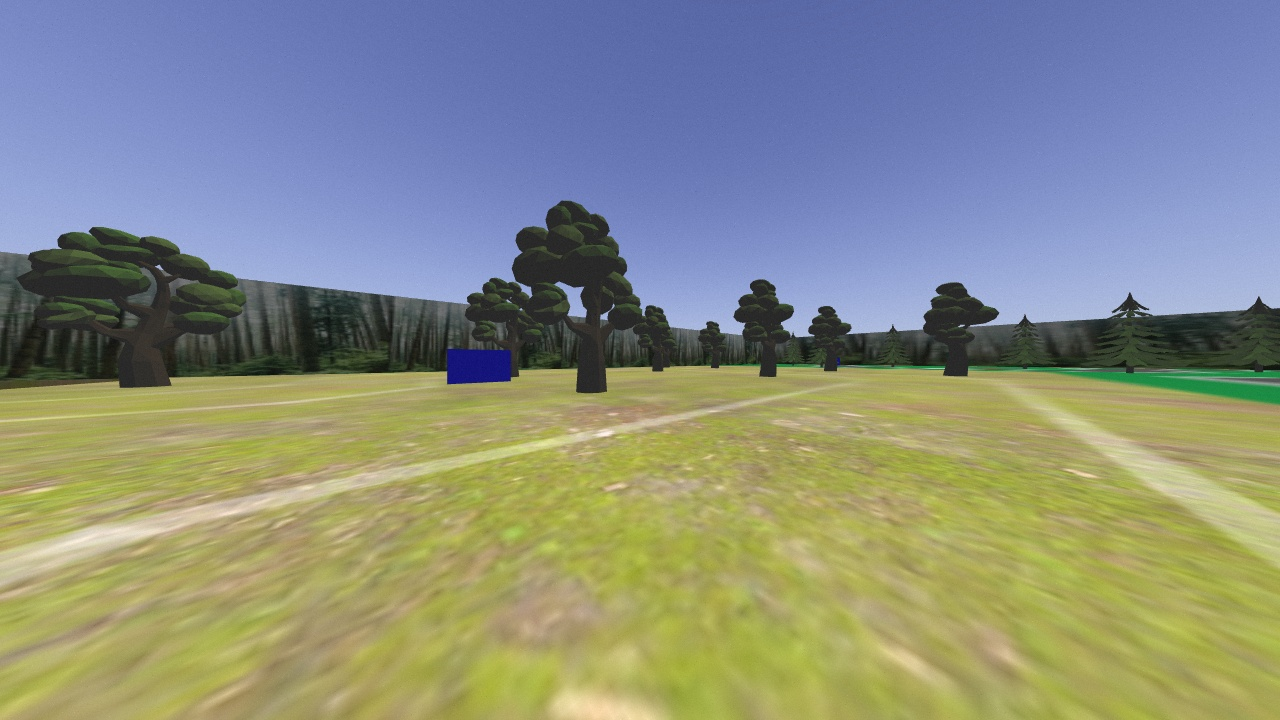
#> input picture 353_images/desert_img2.jpg, 1280 x 720 px
$ python annotate_desert.py
#> lines starting #> are read from the running program, lines starting #| are printed output that depends on the picture; after the words box and inside, x2 and y2 are one past the last pixel; in counts of white or black regions, pixels touching at a corner belong together
#!/usr/bin/python3

import cv2
import numpy as np

# img = cv2.imread('desert_img.jpg')
img = cv2.imread('desert_img2.jpg')
#> img is the input picture: shape (720, 1280, 3); mean B, G, R 130.4, 142.3, 137.2
cv2.imshow('image', img)
cv2.waitKey(0)
# cv2.imwrite('desert1/img1.jpg', img)
cv2.imwrite('desert2/img1.jpg', img)

uh = 37; us = 98; uv = 255
lh = 13; ls = 35; lv = 179
lower_hsv = np.array([lh, ls, lv])
upper_hsv = np.array([uh, us, uv])
hsv_img = cv2.cvtColor(img, cv2.COLOR_BGR2HSV)
#> hsv_img: shape (720, 1280, 3); mean H, S, V 65.5, 99.5, 168.3
mask = cv2.inRange(hsv_img, lower_hsv, upper_hsv)
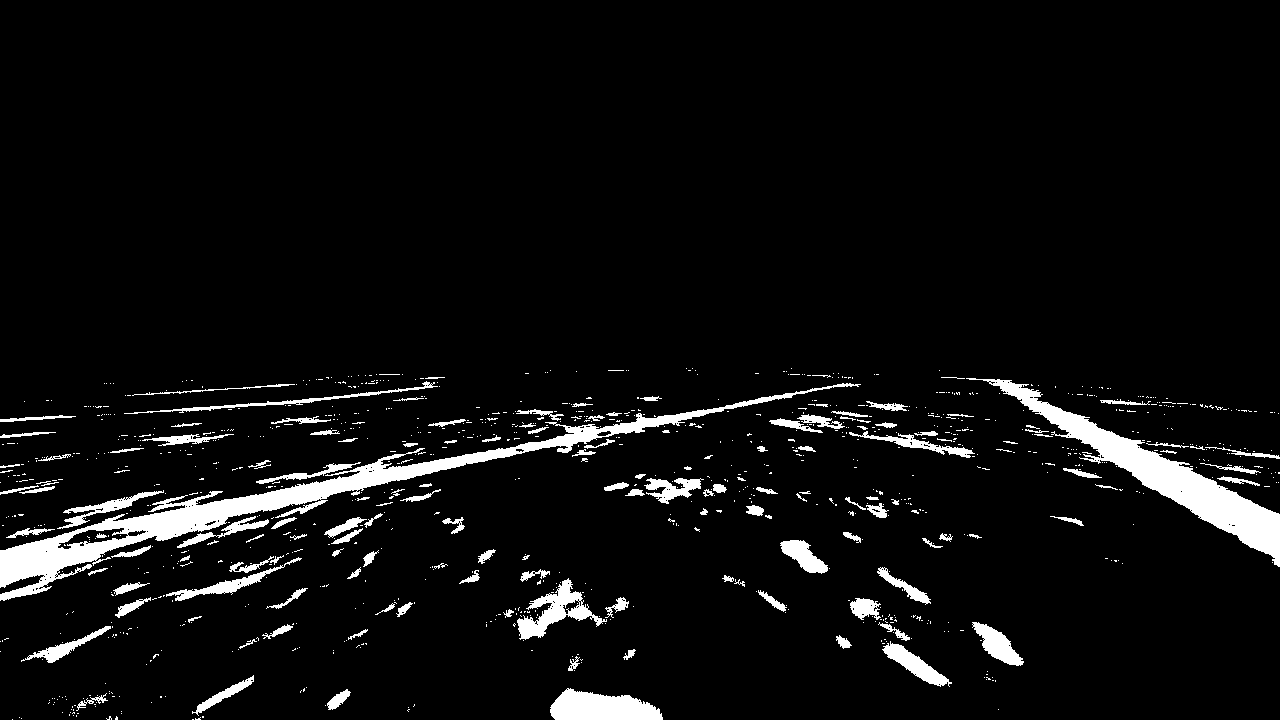
#> mask: shape (720, 1280); 5.7% white; 1046 white regions (899 under 20 px)
cv2.imshow('image', mask)
cv2.waitKey(0)
# cv2.imwrite('desert1/img2.jpg', mask)
cv2.imwrite('desert2/img2.jpg', mask)

contours, _ = cv2.findContours(mask, cv2.RETR_TREE, cv2.CHAIN_APPROX_SIMPLE)
#> contours = 1298 contours, 1186 with area under 20; largest, box (x1, y1, x2, y2) and area: (0, 383, 861, 601) 14184, (966, 378, 1280, 567) 8960, (550, 688, 663, 720) 2444, (517, 578, 607, 640) 1754, (882, 641, 952, 687) 962
# [4 lines of commented-out code are left out]

contour_colour_img = img.copy()
cv2.drawContours(contour_colour_img, contours, -1, (0, 255, 0), 2)
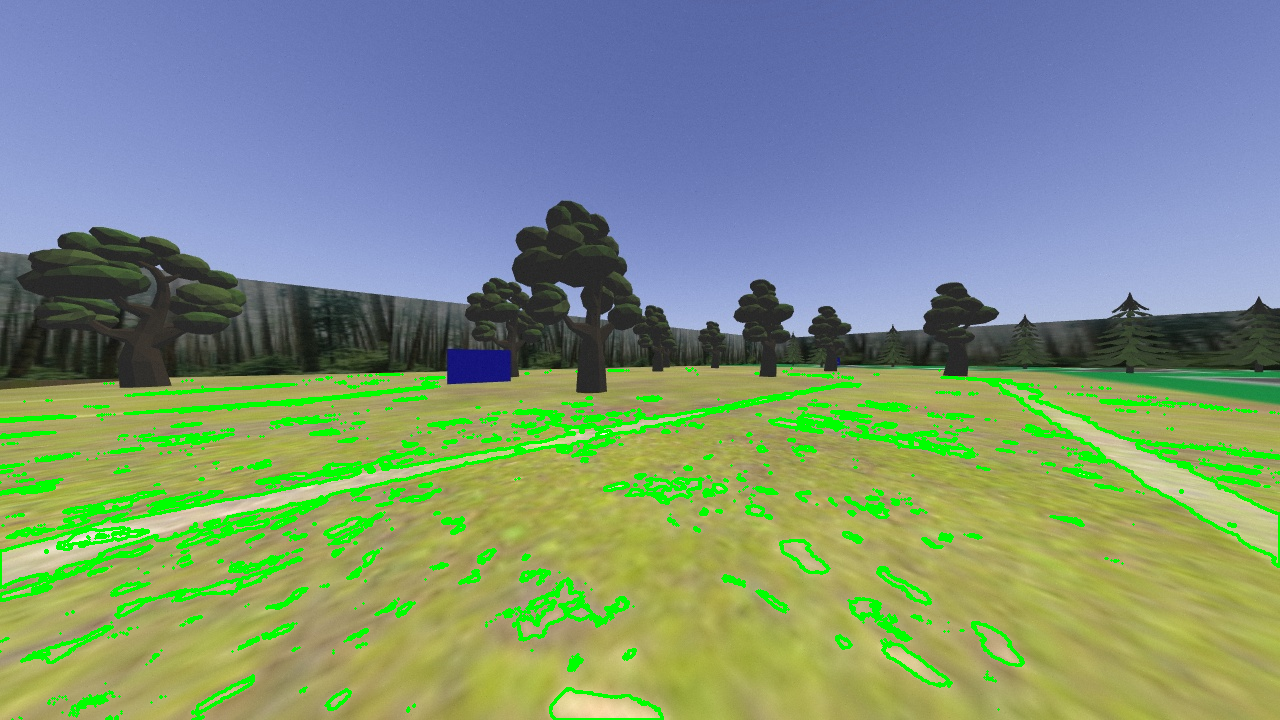
#> contour_colour_img: shape (720, 1280, 3); 6.03% of pixels changed, all inside (x1, y1, x2, y2) = (0, 367, 1280, 720)
cv2.imshow('image', contour_colour_img)
cv2.waitKey(0)
# cv2.imwrite('desert1/img3.jpg', contour_colour_img)
cv2.imwrite('desert2/img3.jpg', contour_colour_img)

contours = [cnt for cnt in contours if cv2.arcLength(cnt, True) > 750
                    and cv2.boundingRect(cnt)[3] > 125 ]
#> contours = 2 contours; box (x1, y1, x2, y2) and area: (0, 383, 861, 601) 14184, (966, 378, 1280, 567) 8960
filtered_contour_img = img.copy()
# filtered_contour_img = cv2.cvtColor(mask, cv2.COLOR_GRAY2BGR)
cv2.drawContours(filtered_contour_img, contours, -1, (0, 255, 0), 2)
#> filtered_contour_img: shape (720, 1280, 3); 1.28% of pixels changed, all inside (x1, y1, x2, y2) = (0, 377, 1280, 602)
cv2.imshow('image', filtered_contour_img)
cv2.waitKey(0)
# cv2.imwrite('desert1/img4.jpg', filtered_contour_img)
cv2.imwrite('desert2/img4.jpg', filtered_contour_img)

epsilon = 0.01 * cv2.arcLength(contours[0], True)
#> epsilon = 30.92
approx_cnts = [cv2.approxPolyDP(cnt, epsilon, True) for cnt in contours]
#> approx_cnts = 2 contours; box (x1, y1, x2, y2) and area: (0, 384, 861, 601) 21214, (966, 378, 1280, 567) 8200
approx_contour_img = img.copy()
cv2.drawContours(approx_contour_img, approx_cnts, -1, (0, 0, 255), 2)
cv2.imshow('image', approx_contour_img)
cv2.waitKey(0)
# cv2.imwrite('desert1/img5.jpg', approx_contour_img)
cv2.imwrite('desert2/img5.jpg', approx_contour_img)

blank_img = np.zeros_like(img)
pid_image = cv2.fillPoly(blank_img, approx_cnts, (255, 255, 255))
#> pid_image: shape (720, 1280, 3); 3.3% white; 2 white regions, box (x1, y1, x2, y2) and area: (0, 384, 861, 601) 22135, (966, 378, 1280, 567) 8542
cv2.imshow('image', pid_image)
cv2.waitKey(0)
# cv2.imwrite('desert1/img6.jpg', pid_image)
cv2.imwrite('desert2/img6.jpg', pid_image)

height, width = img.shape[:2]
#> height = 720; width = 1280
left = right = -1
buffer = 250
pid_image = cv2.cvtColor(pid_image, cv2.COLOR_BGR2GRAY)
for i in range(width):
    if pid_image[height - buffer, i] == 255 and left == -1:
        left = i
    elif pid_image[height - buffer, i] == 255 and left != -1:
        right = i
#> after the loop, left = 412
pid_image = cv2.cvtColor(pid_image, cv2.COLOR_GRAY2BGR)
cv2.line(pid_image, (0, height - buffer), (width, height - buffer), (0, 255, 0), 3)
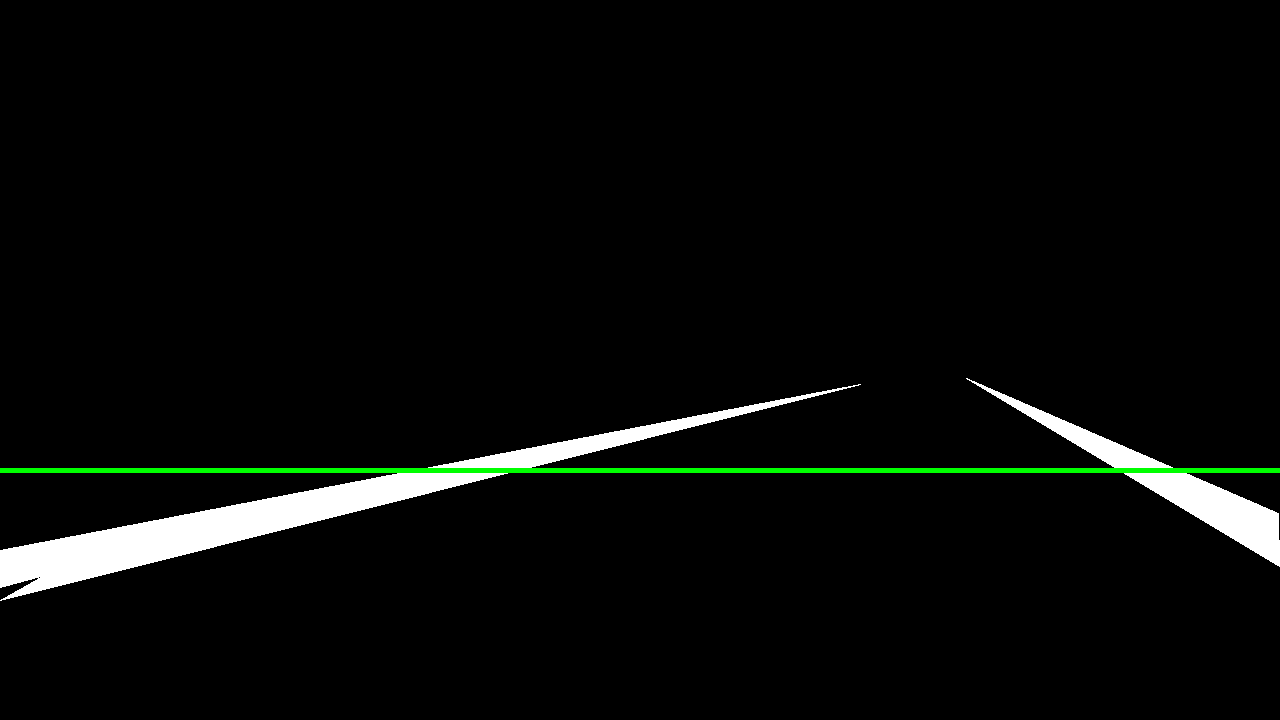
#> pid_image: shape (720, 1280, 3); mean B, G, R 8.3, 10, 8.3
cv2.circle(pid_image, (left, height - buffer), 8, (0, 0, 255), -1)
#> pid_image: shape (720, 1280, 3); 0.02% of pixels changed, all inside (x1, y1, x2, y2) = (404, 462, 421, 479)
cv2.circle(pid_image, (right, height - buffer), 8, (0, 0, 255), -1)
#> pid_image: shape (720, 1280, 3); mean B, G, R 8.2, 9.9, 8.3
cv2.imshow('image', pid_image)
cv2.waitKey(0)
# cv2.imwrite('desert1/img7.jpg', pid_image)
cv2.imwrite('desert2/img7.jpg', pid_image)

centre = (left + right) // 2
#> centre = 795
cv2.line(img, (0, height - buffer), (width, height - buffer), (0, 255, 0), 3)
cv2.circle(img, (left, height - buffer), 8, (0, 0, 255), -1)
#> img: shape (720, 1280, 3); mean B, G, R 129.7, 142.9, 136
cv2.circle(img, (right, height - buffer), 8, (0, 0, 255), -1)
#> img: shape (720, 1280, 3); mean B, G, R 129.7, 142.9, 136
cv2.circle(img, (centre, height - buffer), 8, (0, 0, 255), -1)
#> img: shape (720, 1280, 3); mean B, G, R 129.6, 142.8, 136.1
cv2.line(img, (width // 2, 0), (width // 2, height), (0, 255, 0), 3)
cv2.line(img, (centre, height - buffer), (width // 2, height - buffer), (255, 0, 0), 3)
cv2.putText(img, "error", (width // 2 + 10, height - buffer - 15), cv2.FONT_HERSHEY_SIMPLEX, 1.4, (255, 0, 0), 3)
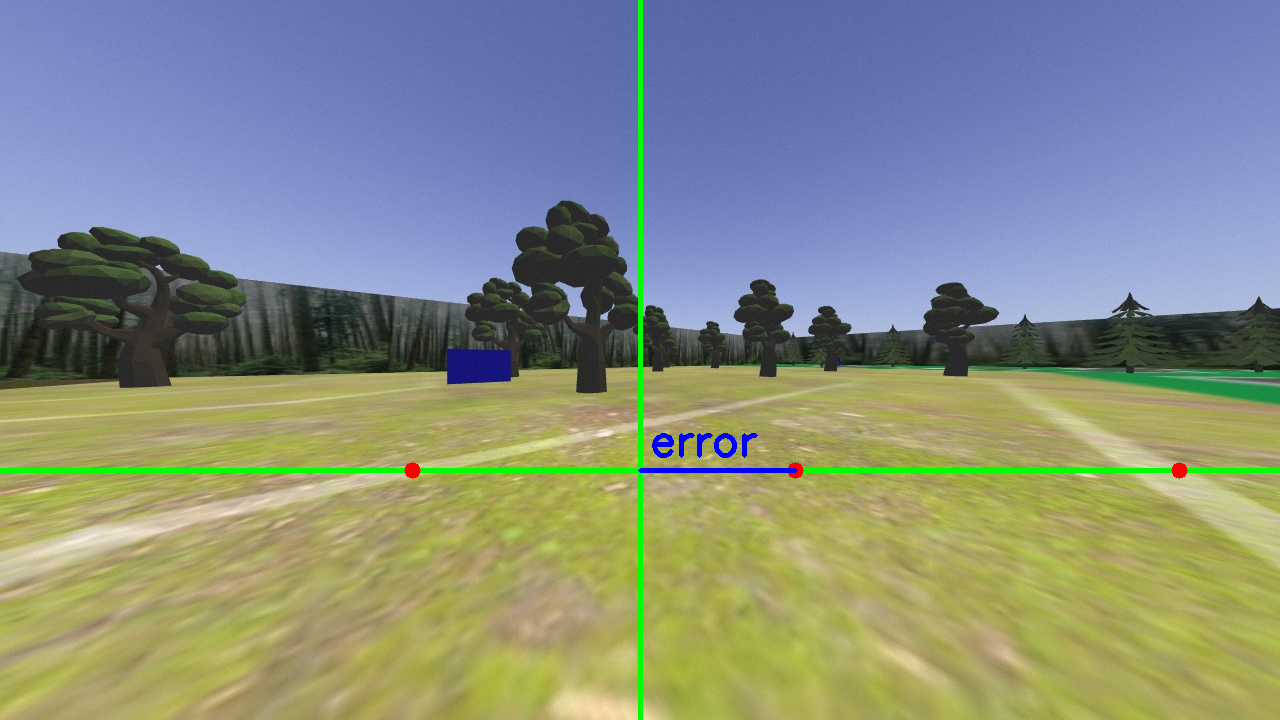
#> img: shape (720, 1280, 3); mean B, G, R 129.6, 142.9, 135.3
cv2.imshow('image', img)
cv2.waitKey(0)
# cv2.imwrite('desert1/img8.jpg', img)
cv2.imwrite('desert2/img8.jpg', img)

$ run again, with 353_images/desert_img.jpg copied over 353_images/desert_img2.jpg
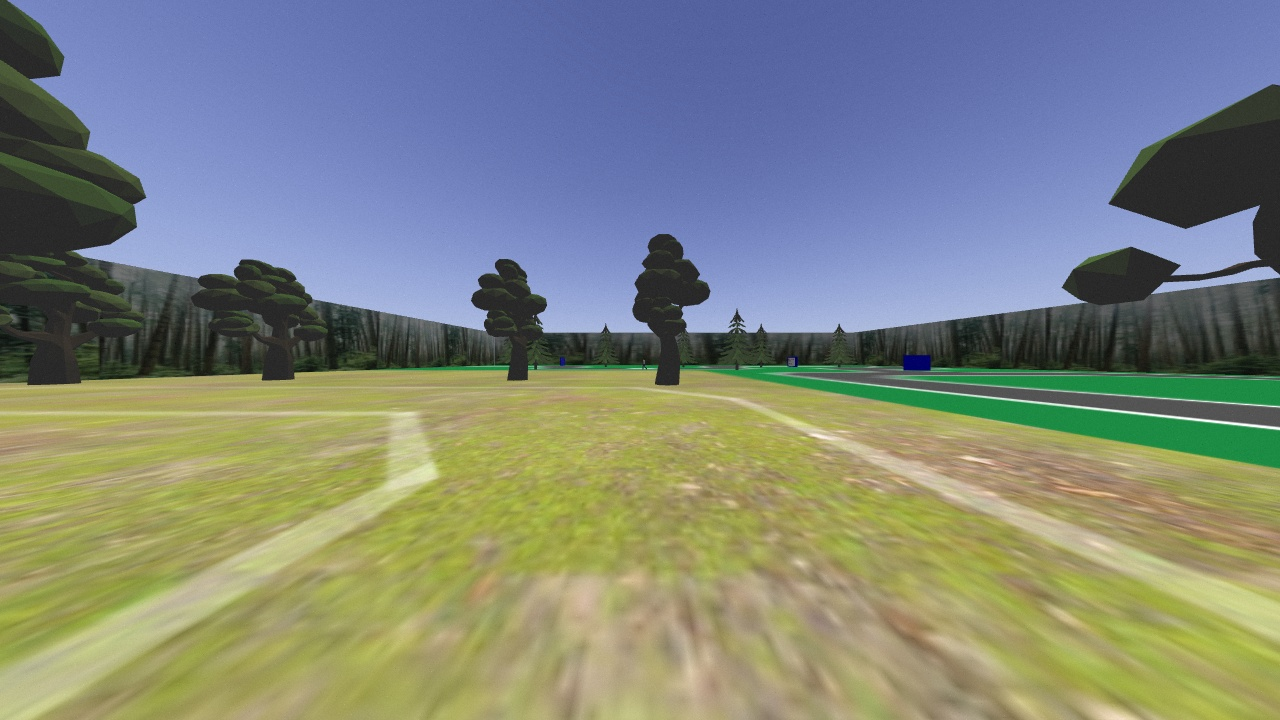
#> input picture 353_images/desert_img.jpg, 1280 x 720 px
#> img is the input picture: shape (720, 1280, 3); mean B, G, R 124.8, 134.8, 128.3
#> hsv_img: shape (720, 1280, 3); mean H, S, V 63.4, 94.3, 158.9
#> `mask = cv2.inRange(hsv_img, lower_hsv, upper_hsv)`:
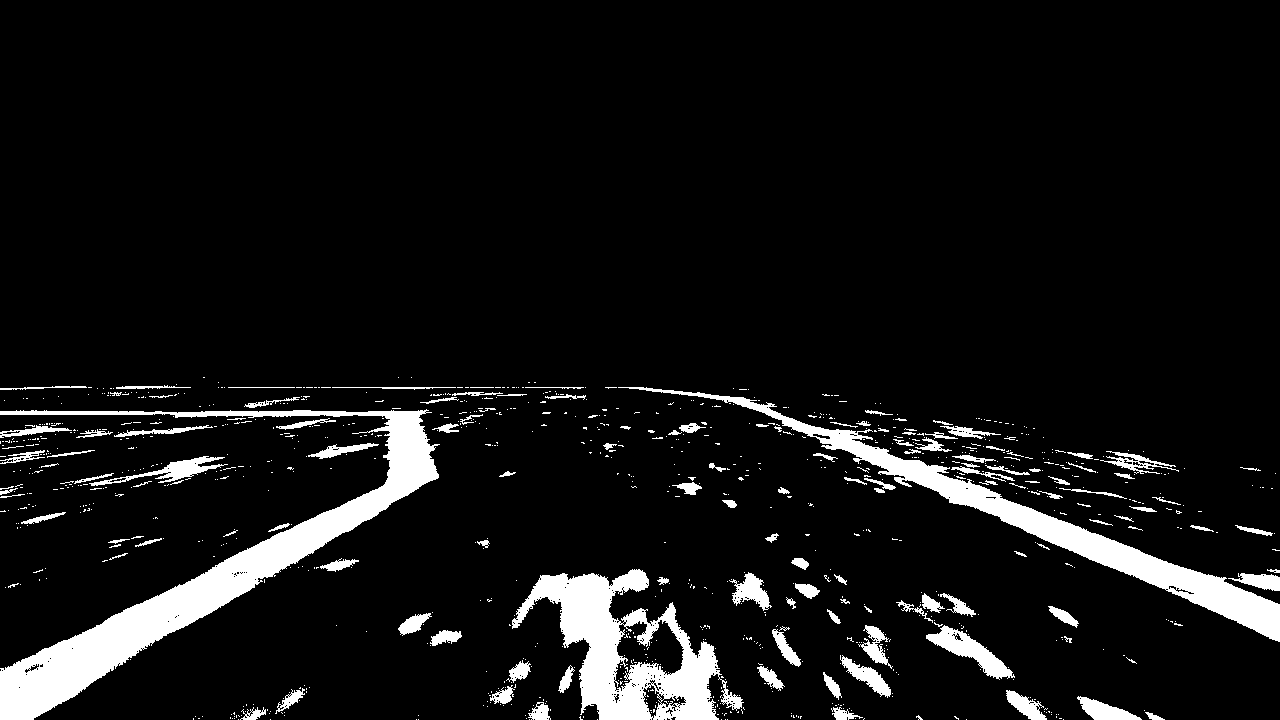
#> mask: shape (720, 1280); 7.9% white; 1001 white regions (865 under 20 px)
#> `contours, _ = cv2.findContours(mask, cv2.RETR_TREE, cv2.CHAIN_APPROX_S..`: contours = 1423 contours, 1313 with area under 20; largest, box (x1, y1, x2, y2) and area: (0, 409, 440, 720) 21752, (512, 569, 744, 720) 16426, (618, 387, 1280, 642) 12882, (613, 619, 685, 692) 2694, (926, 625, 1015, 680) 1500
#> contour_colour_img: shape (720, 1280, 3); 6.14% of pixels changed, all inside (x1, y1, x2, y2) = (0, 376, 1280, 720)
#> `contours = [cnt for cnt in contours if cv2.arcLength(cnt, True) > 750 ..`: contours = 3 contours; box (x1, y1, x2, y2) and area: (0, 409, 440, 720) 21752, (512, 569, 744, 720) 16426, (618, 387, 1280, 642) 12882
#> filtered_contour_img: shape (720, 1280, 3); 1.76% of pixels changed, all inside (x1, y1, x2, y2) = (0, 386, 1280, 720)
#> epsilon = 13.77
#> approx_cnts = 3 contours; box (x1, y1, x2, y2) and area: (0, 411, 438, 720) 23044, (512, 570, 744, 720) 17032, (618, 387, 1280, 642) 11676
#> after the loop `for i in range(width):`: left = 384
#> centre = 658
#> `cv2.putText(img, "error", (width // 2 + 10, height - buffer - 15), cv2..`:
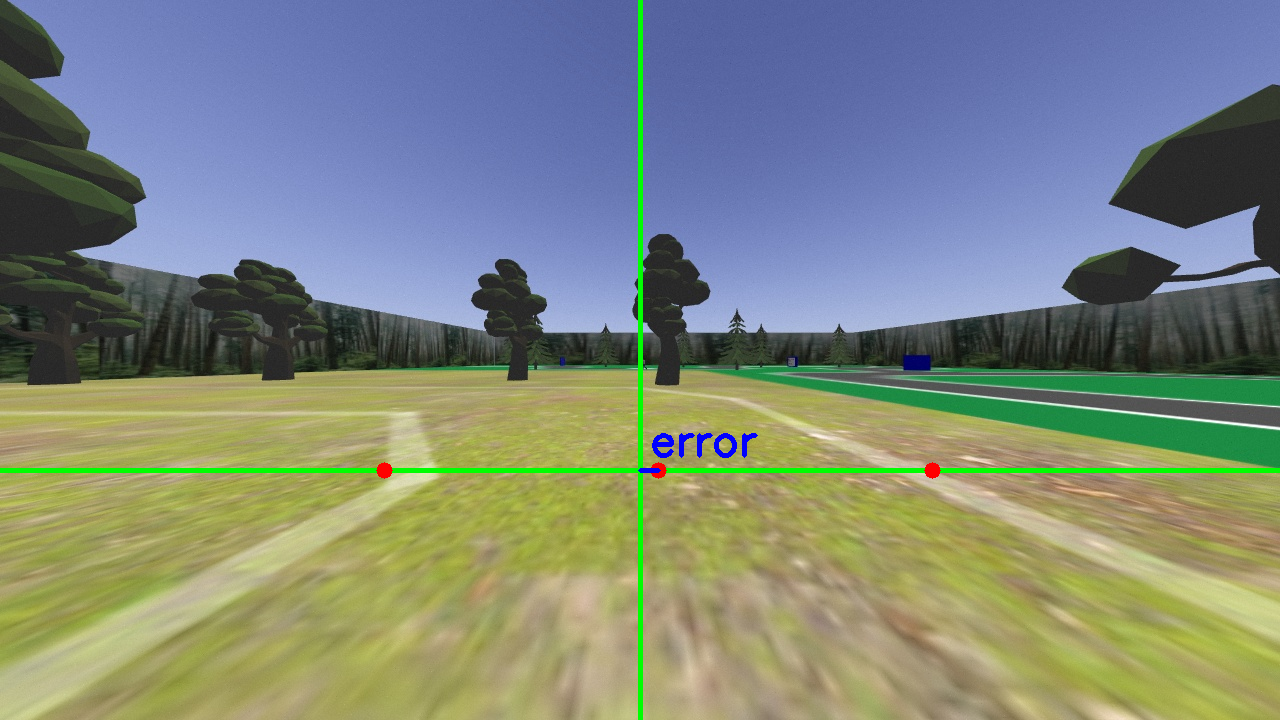
#> img: shape (720, 1280, 3); mean B, G, R 123.8, 135.5, 126.4
